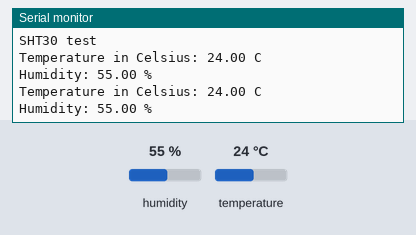
The sketch below on a simulated Arduino Uno, built with avr-gcc and run on an emulated ATmega328P. On the bench: the last lines printed to the serial monitor. The inputs (shaded band) are chosen by the test bench; at power-on: humidity 55 %, temperature 24 °C.

Above: at 2.8 s.
2.9 s: humidity set to 22 %
At 5.0 s:
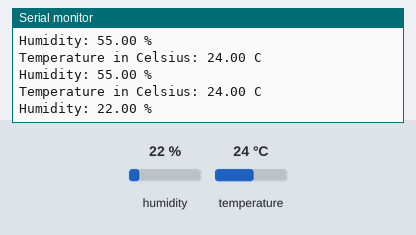
5.6 s: temperature set to 12 °C
At 6.9 s:
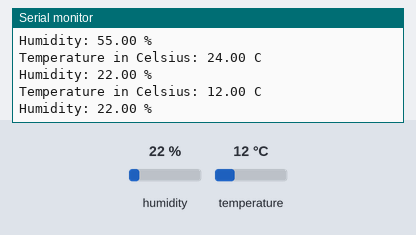
8.3 s: humidity set to 40 %
At 10.6 s:
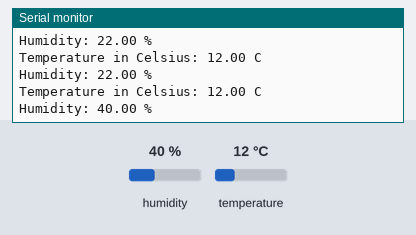
Timing chart, 0 to 12.1 s (numbered marks = the images above; inputs shaded):
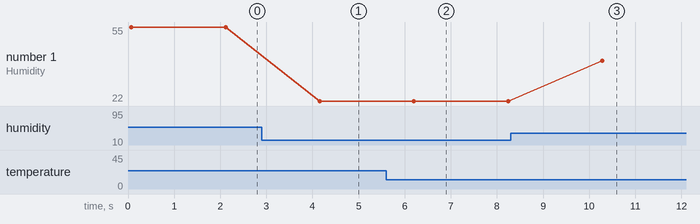

The sketch:

UtilityPrg_SHT30.ino
```cpp
#include <Wire.h>
#include <WEMOS_SHT3X.h>

SHT3X sht30(0x45); // Standard I2C Adresse für SHT30 ist 0x44

void setup()
{
  Serial.begin(9600);
  Serial.println("SHT30 test");
}

void loop()
{
  if (sht30.get() == 0)
  {
    Serial.print("Temperature in Celsius: ");
    Serial.print(sht30.cTemp);
    Serial.println(" C");

    Serial.print("Humidity: ");
    Serial.print(sht30.humidity);
    Serial.println(" %");

    Serial.println();
  }
  else
  {
    Serial.println("Failed to read from SHT30 sensor");
  }

  delay(2000);
}
```

Measured:
- after the input at 2.9 s, the serial monitor: prints a new line after 1.3 s (image 1)
- after the input at 5.6 s, the serial monitor: prints a new line after 0.57 s (image 2)
- after the input at 8.3 s, the serial monitor: prints a new line after 2.0 s (image 3)
- plotted number 1: 55 → 22 after the input at 2.9 s, 22 → 40 after the input at 8.3 s
